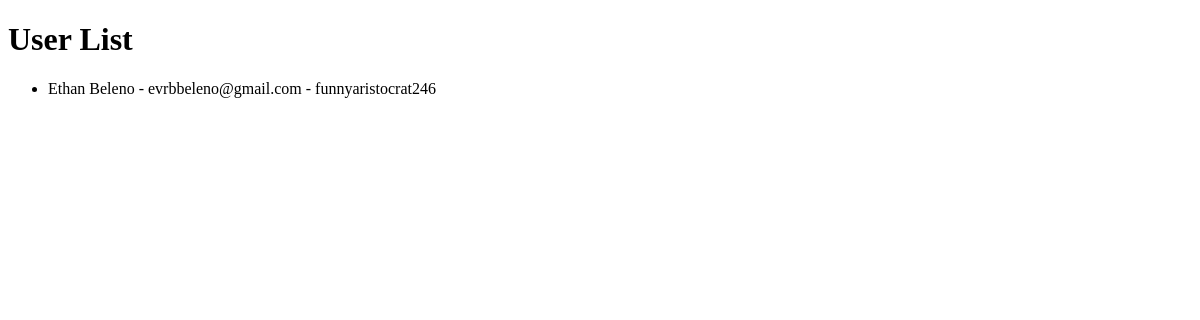
Before: /customer/view_users/ with the older database file.
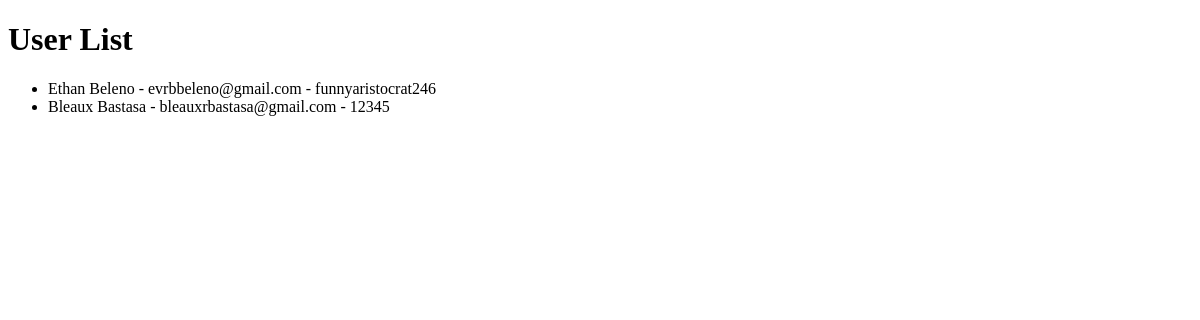
After: the same page with the newer database file.
### customer/models.py (models this page shows, shortened)
class User(models.Model):
    name = models.CharField(max_length=100)
    email = models.EmailField(unique=True)
    password = models.CharField(max_length=100)

### customer/views.py (the view)
# urls.py: path('view_users/', views.view_users, name='view_users'),
def view_users(request):
    users = User.objects.all()
    return render(request, 'view_users.html', {'users': users})

### customer/templates/view_users.html (shortened to what this page needs)
<!DOCTYPE html>
<html lang="en">
<head>
</head>
<body>
    <h1>User List</h1>
    <ul>
        {% for user in users %}
            <li>{{ user.name }} - {{ user.email }} - {{ user.password }}</li>
        {% endfor %}
    </ul>
</body>
</html>

Changed rows visible on the page:
added User: name "Bleaux Bastasa", email "bleauxrbastasa@gmail.com", password "12345"
